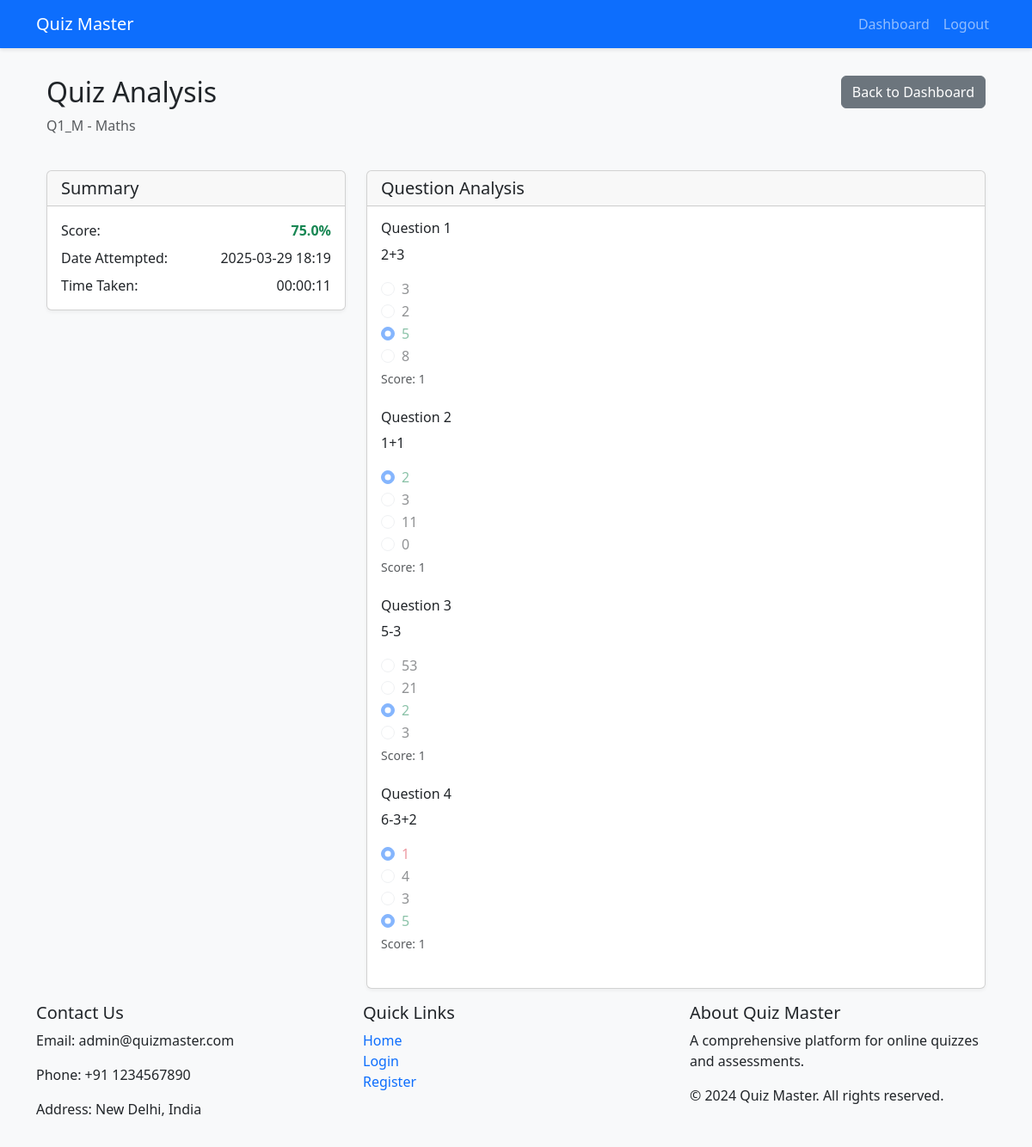
/user/quizzes/attempts/2/analysis (signed in), run on the app's committed database.
### app.py (models this page shows)
class Quiz(db.Model):
    id = db.Column(db.Integer, primary_key=True)
    title = db.Column(db.String(200), nullable=False)
    chapter_id = db.Column(db.Integer, db.ForeignKey('chapter.id'), nullable=False)
    date_of_quiz = db.Column(db.DateTime, nullable=False)
    duration = db.Column(db.Integer, nullable=False)  # in minutes
    questions = db.relationship('Question', backref='quiz', lazy=True, cascade='all, delete-orphan')
    attempts = db.relationship('QuizAttempt', backref='quiz', lazy=True)
    chapter = db.relationship('Chapter', backref='quizzes', lazy=True)

class Subject(db.Model):
    id = db.Column(db.Integer, primary_key=True)
    name = db.Column(db.String(100), nullable=False)
    description = db.Column(db.Text)
    resource = db.Column(db.Text)
    chapters = db.relationship('Chapter', backref='subject', lazy=True)

class QuizAttempt(db.Model):
    id = db.Column(db.Integer, primary_key=True)
    user_id = db.Column(db.Integer, db.ForeignKey('user.id'), nullable=False)
    quiz_id = db.Column(db.Integer, db.ForeignKey('quiz.id'), nullable=False)
    date_attempted = db.Column(db.DateTime, nullable=False, default=datetime.utcnow)
    start_time = db.Column(db.DateTime, nullable=False, default=datetime.utcnow)
    score = db.Column(db.Float, nullable=False)
    answers = db.relationship('Answer', backref='attempt', lazy=True)

class Answer(db.Model):
    id = db.Column(db.Integer, primary_key=True)
    attempt_id = db.Column(db.Integer, db.ForeignKey('quiz_attempt.id'), nullable=False)
    question_id = db.Column(db.Integer, db.ForeignKey('question.id'), nullable=False)
    selected_option = db.Column(db.Integer, nullable=False)  # 1, 2, 3, or 4
    question = db.relationship('Question', backref='answers', lazy=True)

class Question(db.Model):
    id = db.Column(db.Integer, primary_key=True)
    quiz_id = db.Column(db.Integer, db.ForeignKey('quiz.id'), nullable=False)
    question_text = db.Column(db.Text, nullable=False)
    option1 = db.Column(db.String(200), nullable=False)
    option2 = db.Column(db.String(200), nullable=False)
    option3 = db.Column(db.String(200), nullable=False)
    option4 = db.Column(db.String(200), nullable=False)
    correct_option = db.Column(db.Integer, nullable=False)  # 1, 2, 3, or 4
    score = db.Column(db.Integer, nullable=False, default=1)  # Score for this question

### app.py (the view)
@app.route('/user/quizzes/attempts/<int:attempt_id>/analysis')
@login_required
def view_quiz_analysis(attempt_id):
    attempt = QuizAttempt.query.get_or_404(attempt_id)
    if attempt.user_id != current_user.id:
        flash('You do not have permission to view this analysis.', 'error')
        return redirect(url_for('user_dashboard'))
    return render_template('user/quiz_analysis.html', attempt=attempt)

### app.py (called while the page is built)
@login_manager.user_loader
def load_user(user_id):
    return User.query.get(int(user_id))

### templates/user/quiz_analysis.html (shortened to what this page needs)
{% extends "base.html" %}
{% block content %}
<div class="container">
    <div class="row mb-4">
        <div class="col">
            <h2>Quiz Analysis</h2>
            <p class="text-muted">{{ attempt.quiz.title }} - {{ attempt.quiz.chapter.subject.name }}</p>
        </div>
        <div class="col text-end">
            <a href="{{ url_for('user_dashboard') }}" class="btn btn-secondary">Back to Dashboard</a>
        </div>
    </div>
    <div class="row">
        <div class="col-md-4">
            <div class="card mb-4">
                <div class="card-header">
                    <h5 class="mb-0">Summary</h5>
                </div>
                <div class="card-body">
                    <div class="d-flex justify-content-between mb-2">
                        <span>Score:</span>
                        <span class="fw-bold {% if attempt.score >= 70 %}text-success{% elif attempt.score >= 40 %}text-warning{% else %}text-danger{% endif %}">
                            {{ "%.1f"|format(attempt.score) }}%
                        </span>
                    </div>
                    <div class="d-flex justify-content-between mb-2">
                        <span>Date Attempted:</span>
                        <span>{{ attempt.date_attempted.strftime('%Y-%m-%d %H:%M') }}</span>
                    </div>
                    <div class="d-flex justify-content-between">
                        <span>Time Taken:</span>
                        <span>
                            {% set total_seconds = ((attempt.date_attempted - attempt.start_time).total_seconds())|int %}
                            {% set hours = total_seconds // 3600 %}
                            {% set minutes = (total_seconds % 3600) // 60 %}
                            {% set seconds = total_seconds % 60 %}
                            {{ "%02d:%02d:%02d"|format(hours, minutes, seconds) }}
                        </span>
                    </div>
                </div>
            </div>
        </div>
        <div class="col-md-8">
            <div class="card">
                <div class="card-header">
                    <h5 class="mb-0">Question Analysis</h5>
                </div>
                <div class="card-body">
                    {% for answer in attempt.answers %}
                    <div class="mb-4">
                        <h6>Question {{ loop.index }}</h6>
                        <p>{{ answer.question.question_text }}</p>
                        <div class="options">
                            {% for i in range(1, 5) %}
                            <div class="form-check">
                                <input class="form-check-input" type="radio" disabled
                                    {% if i == answer.selected_option %}checked{% endif %}
                                    {% if i == answer.question.correct_option %}checked{% endif %}>
                                <label class="form-check-label {% if i == answer.question.correct_option %}text-success{% elif i == answer.selected_option and i != answer.question.correct_option %}text-danger{% endif %}">
                                    {{ answer.question['option' + i|string] }}
                                </label>
                            </div>
                            {% endfor %}
                        </div>
                        <small class="text-muted">Score: {{ answer.question.score }}</small>
                    </div>
                    {% endfor %}
                </div>
            </div>
        </div>
    </div>
</div>
{% endblock %}

### static/css/style.css (style rules this page uses)
body { background-color: #f8f9fa; }
.card { box-shadow: 0 2px 4px rgba(0,0,0,.05); transition: transform 0.2s; }

### data on the page
Quiz: quiz "Q1_M"
Subject: quiz.chapter.subject.name "Maths"
QuizAttempt: score "75.0", date_attempted "2025-03-29 18:19"
Answer: question.question_text "2+3", option1 "3" "2" "5" "8", selected_option "☑", question.score "1"
Answer: question.question_text "1+1", selected_option "☑", option1 "2" "3" "11" "0", question.score "1"
Answer: question.question_text "5-3", option1 "53" "21" "2" "3", selected_option "☑", question.score "1"
Answer: question.question_text "6-3+2", selected_option "☑" "☑", option1 "1" "4" "3" "5", question.score "1"

### other printed values
{{ "%02d:%02d:%02d"|format(hours, minutes, seconds) }} "00:00:11"
